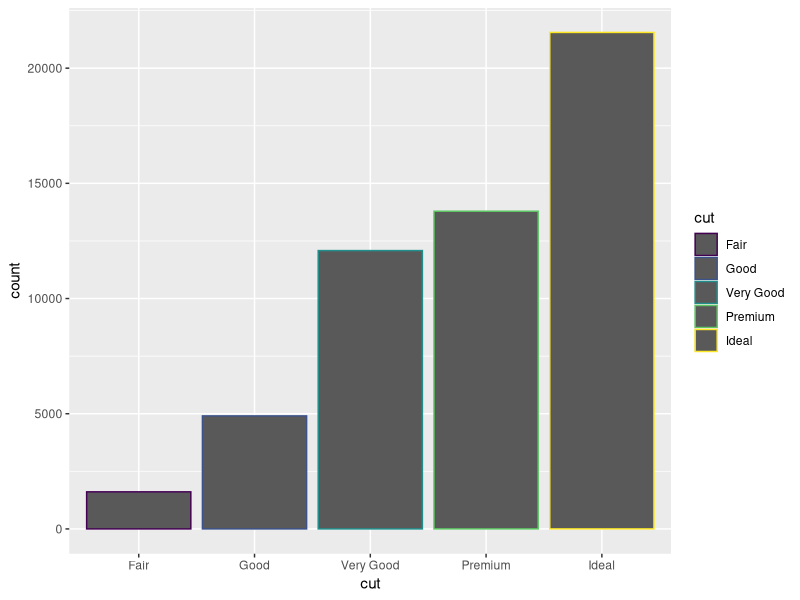
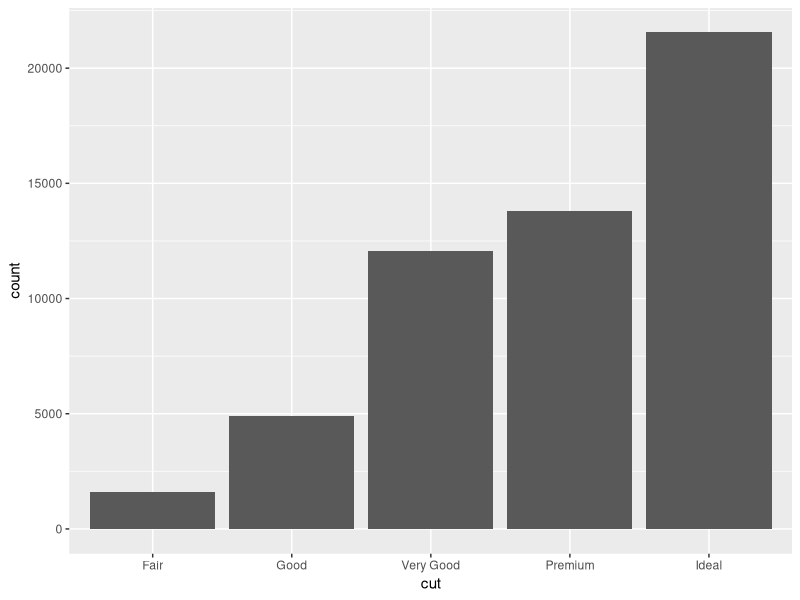
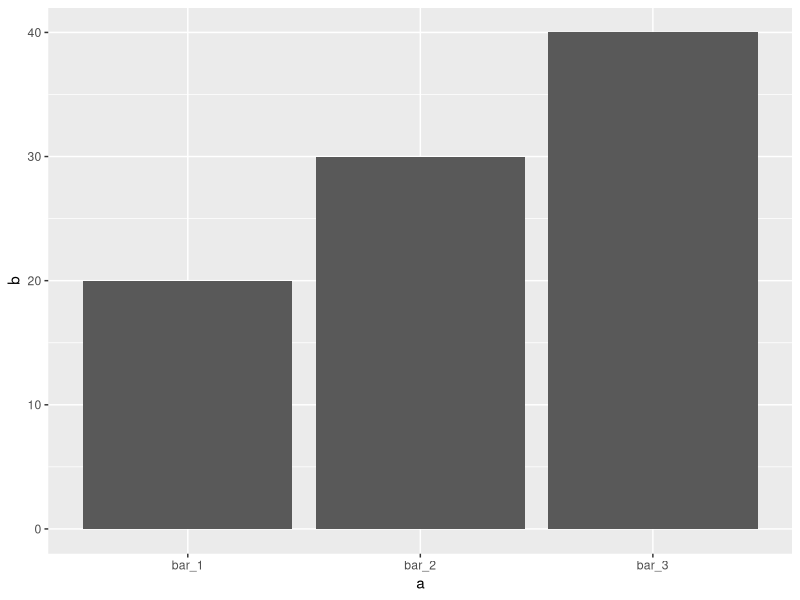
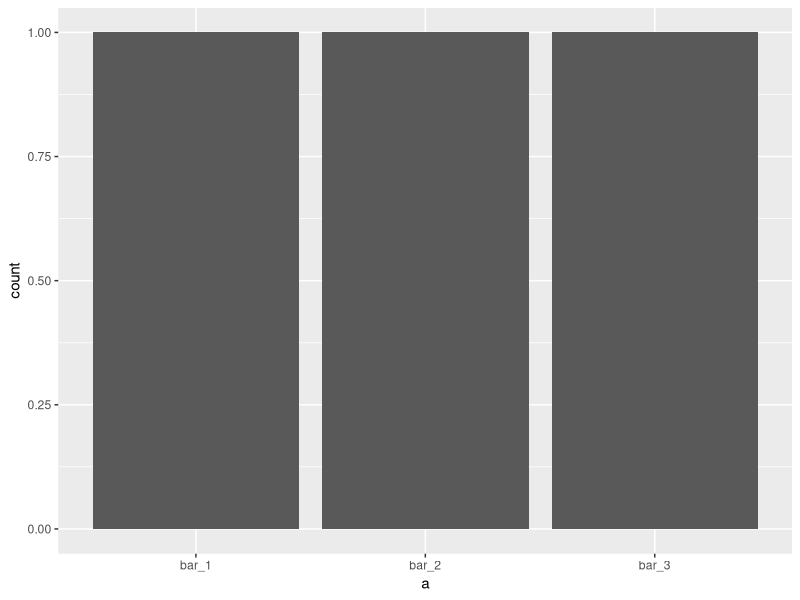
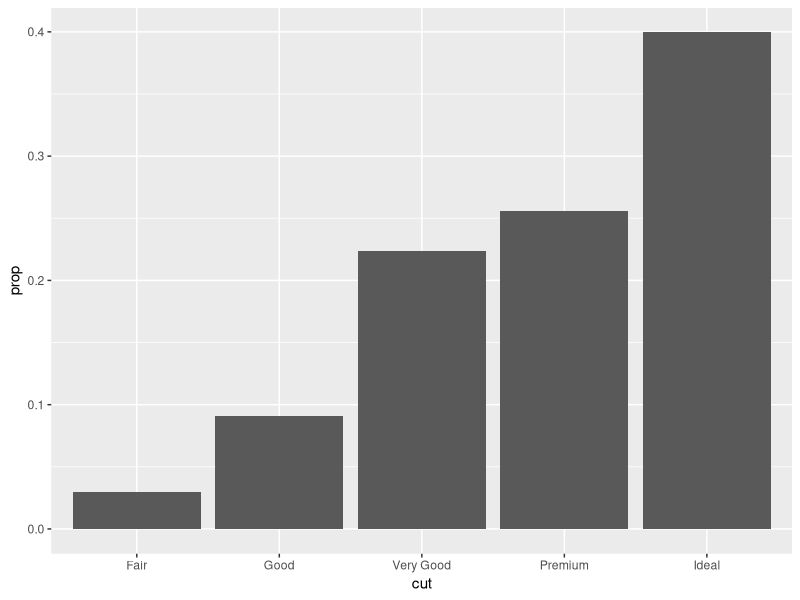
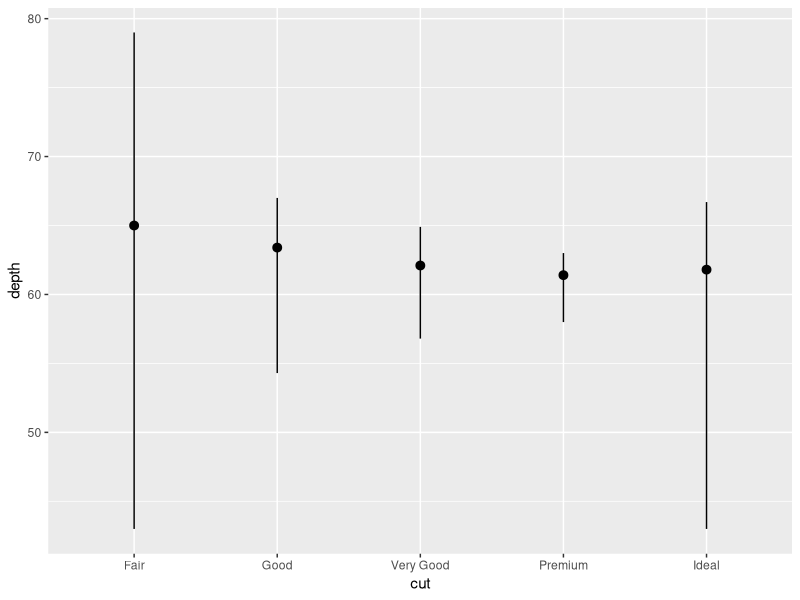
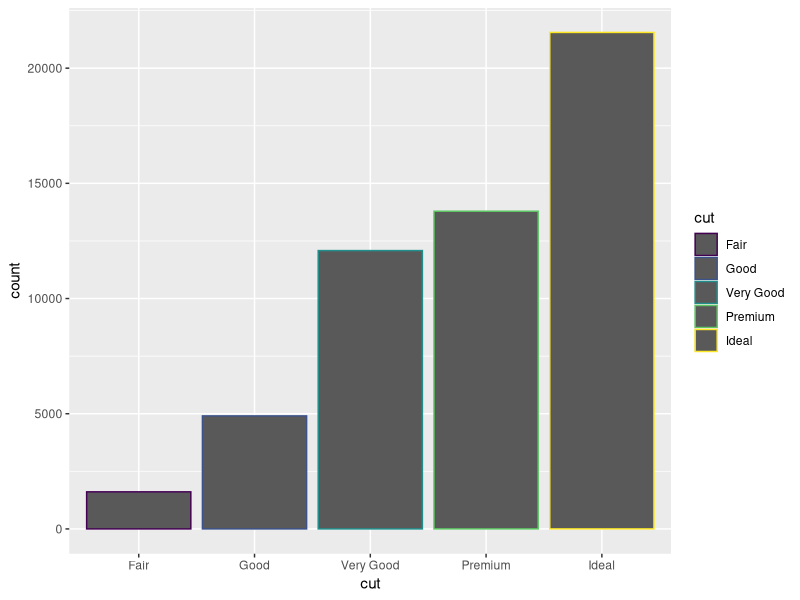
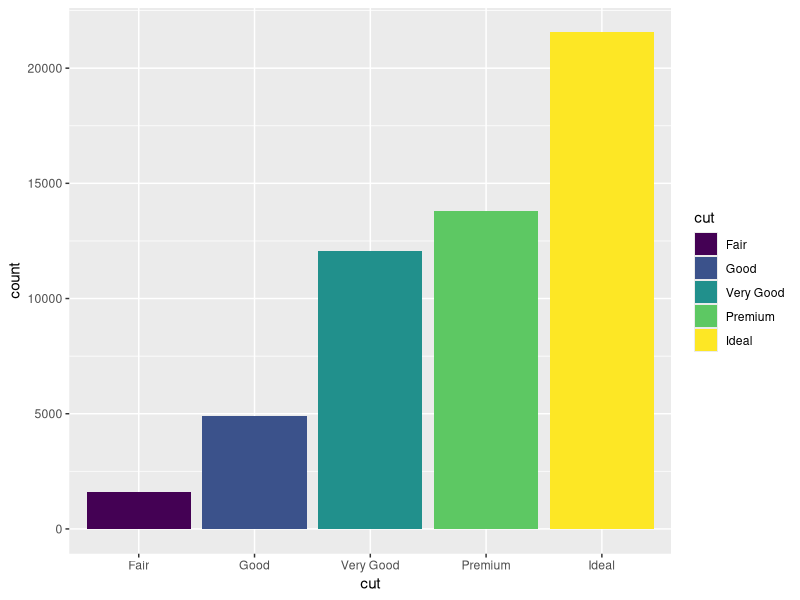

The R source for these figures, in order:
## ---- chunk 1
knitr::opts_chunk$set(echo = TRUE)
## ---- chunk 2
library(tidyverse)
## ---- chunk 3
ggplot(data=diamonds) + geom_bar(mapping=aes(x=cut, color=cut))
## ---- chunk 4
ggplot(data=diamonds) + geom_bar(mapping=aes(x=cut, stat='identity'))
## ---- chunk 5
demo <- tribble(
 ~a,      
~b,
 "bar_1", 20,
 "bar_2", 30,
 "bar_3", 40
 )
## ---- chunk 6
ggplot(data = demo) +
 geom_bar(
 mapping = aes(x = a, y = b), stat = "identity"
 )
## ---- chunk 7
ggplot(data = demo) + geom_bar(
 mapping = aes(x = a) )
## ---- chunk 8
ggplot(data=diamonds) + geom_bar(mapping=aes(x=cut, y=..prop.., group=1))
## ---- chunk 9
ggplot(data=diamonds)+
  stat_summary(
  mapping=aes(x=cut,y=depth),
  fun.ymin =min,
  fun.ymax=max,
  fun.y=median
)
## ---- chunk 10
ggplot(data=diamonds)+geom_bar(mapping=aes(x=cut,color=cut))

## ---- chunk 11
ggplot(data=diamonds)+geom_bar(mapping=aes(x=cut,fill=cut))
## ---- chunk 12
ggplot(data=diamonds)+geom_bar(mapping=aes(x=cut,fill=clarity))
## ---- chunk 13
ggplot(
  data= diamonds,
  mapping = aes(x=cut, fill = clarity)) + geom_bar(alpha = 1/5, position = 'identity')

## ---- chunk 14
ggplot(data = diamonds, mapping = aes(x = cut, color = clarity)) + geom_bar(fill = NA, position = 'identity')
## ---- chunk 15
ggplot(data= diamonds) + geom_bar(mapping = aes(x = cut, fill =  clarity), position = 'fill')
## ---- chunk 16
ggplot(data = diamonds) +
  geom_bar(
    mapping = aes(x=cut, fill = clarity),
    position = 'dodge'
  )
## ---- chunk 17
ggplot(data=mpg) +
  geom_point(
    mapping = aes(x = displ, y =hwy),
    position = 'jitter'
  )
